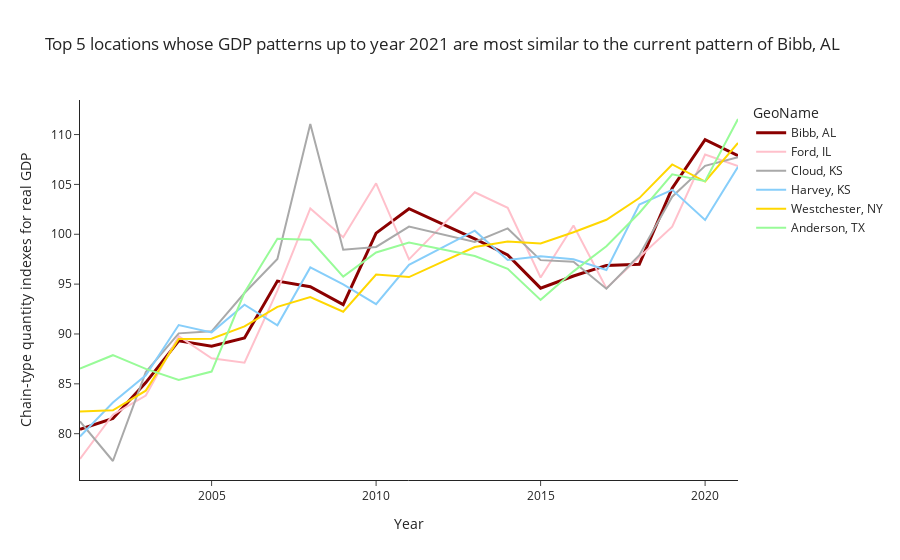

Notebook code cell kept with this figure:
### Code cell
# Suppose you want lag = 0
# What locations are in the same place as us now?"
# Also, say you want 8 candidates.
f1007 = FipsQuery(1007, lag = 0, top = 8)
f1007.find_euclidean_kins()
f1007.plot_kins()

### Figure 1 — Plotly figure (JSON) as saved in the notebook; plotly's stock layout.template omitted (floating-point values rounded to 4 significant figures)
{"data": [{"line": {"color": "darkred", "width": 3}, "mode": "lines", "name": "Bibb, AL", "text": "Bibb, AL", "textposition": "top right", "type": "scatter", "x": [2001, 2002, 2003, 2004, 2005, 2006, 2007, 2008, 2009, 2010, 2011, 2013, 2014, 2015, 2016, 2017, 2018, 2019, 2020, 2021], "y": [80.44, 81.53, 85.12, 89.32, 88.78, 89.6, 95.31, 94.75, 92.94, 100.1, 102.6, 99.54, 97.93, 94.59, 95.81, 96.88, 96.99, 104.6, 109.5, 107.9]}, {"line": {"color": "#FFC0CB"}, "mode": "lines", "name": "Ford, IL", "text": "Ford, IL", "textposition": "top right", "type": "scatter", "x": [2001, 2002, 2003, 2004, 2005, 2006, 2007, 2008, 2009, 2010, 2011, 2013, 2014, 2015, 2016, 2017, 2018, 2019, 2020, 2021], "y": [77.47, 81.9, 83.82, 89.79, 87.56, 87.12, 94.34, 102.6, 99.7, 105.1, 97.48, 104.2, 102.6, 95.66, 100.9, 94.59, 97.69, 100.8, 108.0, 106.8]}, {"line": {"color": "#A9A9A9"}, "mode": "lines", "name": "Cloud, KS", "text": "Cloud, KS", "textposition": "top right", "type": "scatter", "x": [2001, 2002, 2003, 2004, 2005, 2006, 2007, 2008, 2009, 2010, 2011, 2013, 2014, 2015, 2016, 2017, 2018, 2019, 2020, 2021], "y": [81.24, 77.26, 86.18, 90.06, 90.27, 94.11, 97.53, 111.1, 98.46, 98.73, 100.8, 99.22, 100.6, 97.41, 97.24, 94.54, 97.9, 103.8, 106.9, 107.7]}, {"line": {"color": "#87CEFA"}, "mode": "lines", "name": "Harvey, KS", "text": "Harvey, KS", "textposition": "top right", "type": "scatter", "x": [2001, 2002, 2003, 2004, 2005, 2006, 2007, 2008, 2009, 2010, 2011, 2013, 2014, 2015, 2016, 2017, 2018, 2019, 2020, 2021], "y": [79.72, 83.13, 85.86, 90.89, 90.16, 92.94, 90.87, 96.68, 94.97, 92.99, 96.94, 100.4, 97.42, 97.79, 97.48, 96.42, 103.0, 104.5, 101.4, 106.8]}, {"line": {"color": "#FFD700"}, "mode": "lines", "name": "Westchester, NY", "text": "Westchester, NY", "textposition": "top right", "type": "scatter", "x": [2001, 2002, 2003, 2004, 2005, 2006, 2007, 2008, 2009, 2010, 2011, 2013, 2014, 2015, 2016, 2017, 2018, 2019, 2020, 2021], "y": [82.22, 82.35, 84.32, 89.49, 89.52, 90.76, 92.72, 93.7, 92.23, 95.96, 95.71, 98.72, 99.27, 99.07, 100.2, 101.5, 103.6, 107.0, 105.3, 109.2]}, {"line": {"color": "#98FB98"}, "mode": "lines", "name": "Anderson, TX", "text": "Anderson, TX", "textposition": "top right", "type": "scatter", "x": [2001, 2002, 2003, 2004, 2005, 2006, 2007, 2008, 2009, 2010, 2011, 2013, 2014, 2015, 2016, 2017, 2018, 2019, 2020, 2021], "y": [86.52, 87.87, 86.5, 85.39, 86.23, 94.16, 99.55, 99.45, 95.75, 98.17, 99.18, 97.81, 96.54, 93.42, 96.28, 98.8, 102.1, 106.0, 105.3, 111.6]}], "layout": {"legend": {"title": {"text": "GeoName"}}, "title": {"text": "Top 5 locations whose GDP patterns up to year 2021 are most similar to the current pattern of Bibb, AL"}, "xaxis": {"title": {"text": "Year"}}, "yaxis": {"title": {"text": "Chain-type quantity indexes for real GDP"}}}}
